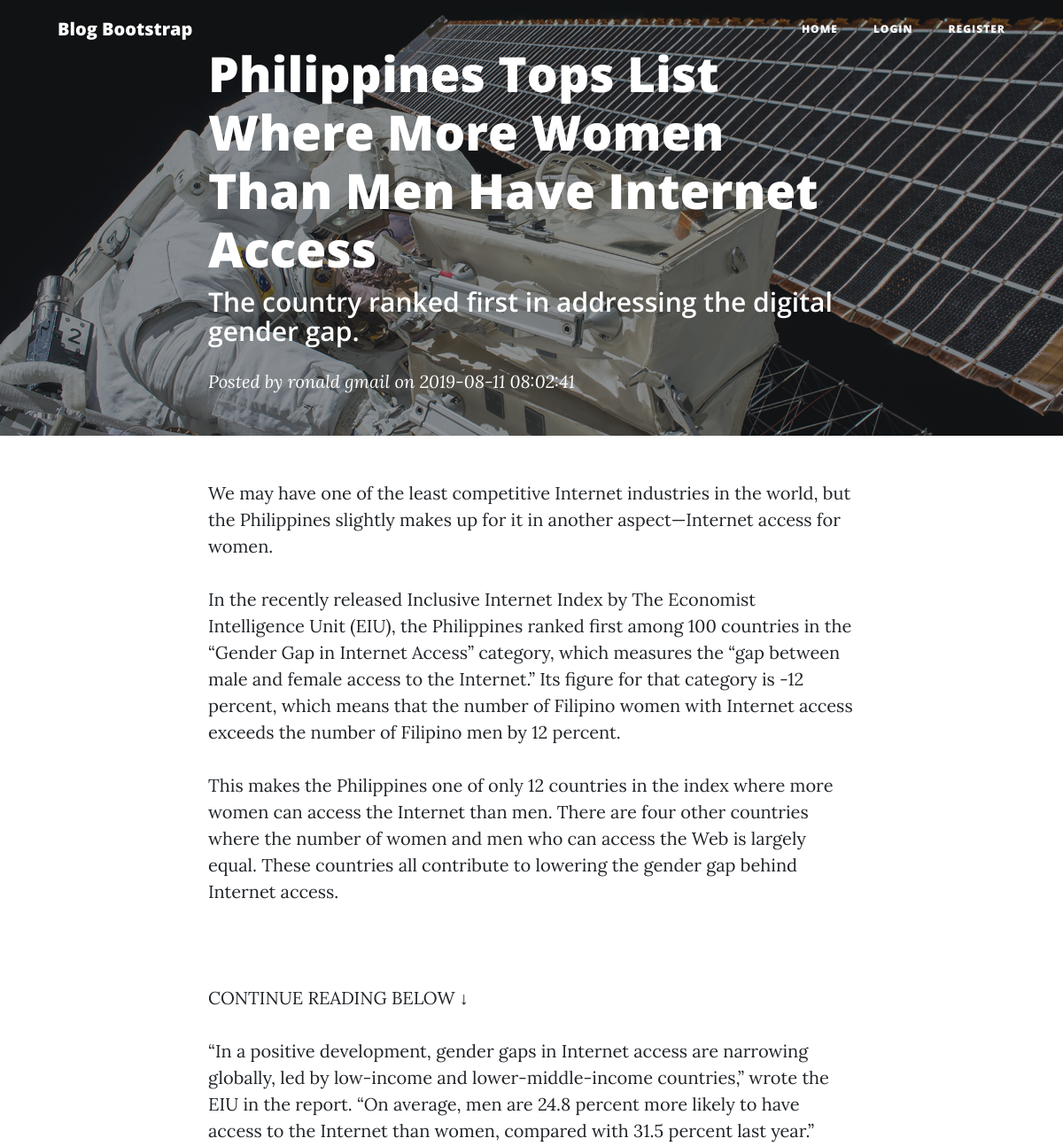
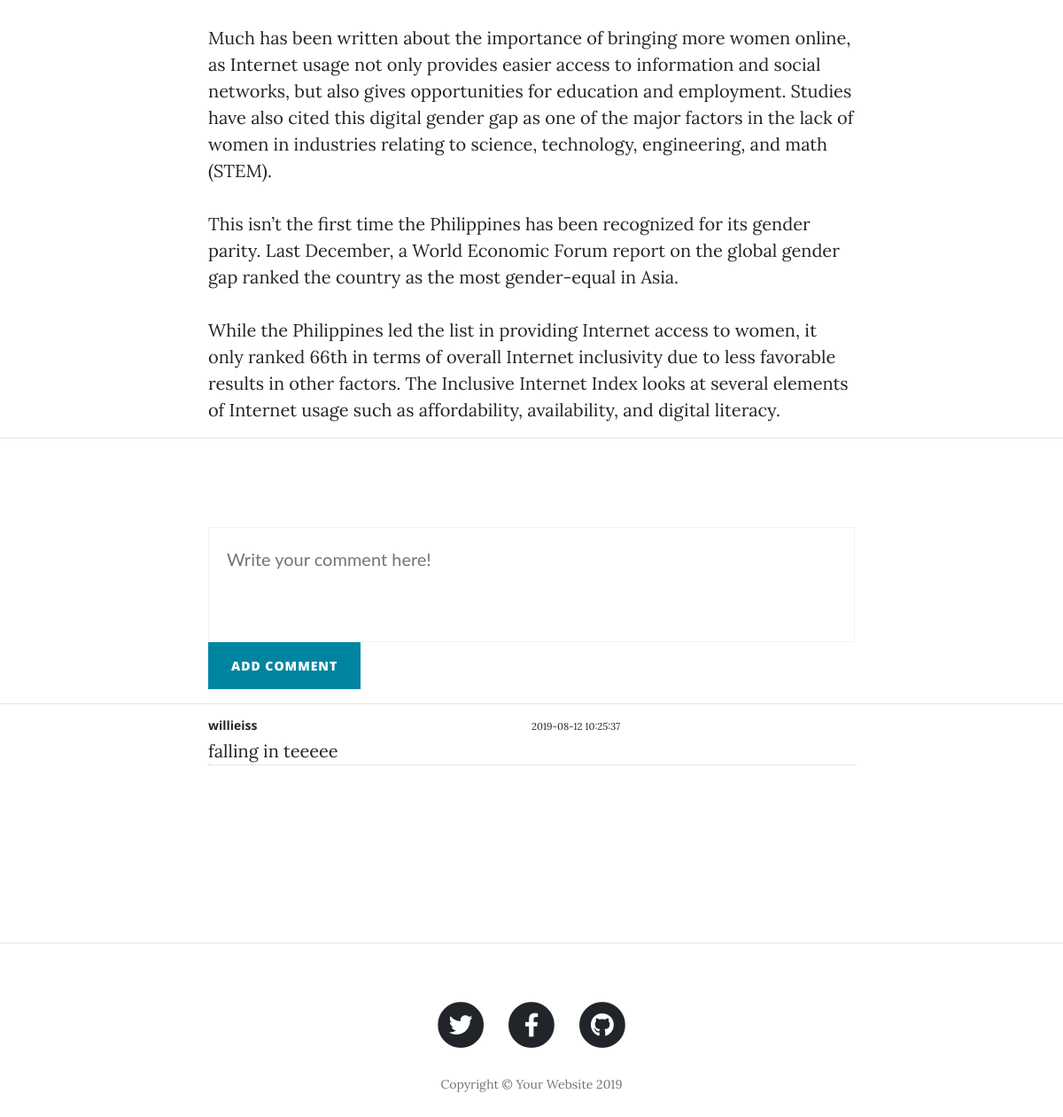
Page /article.php?id=2 on the committed database (2 pictures, top to bottom).
### tables this page shows
CREATE TABLE `posts` (
  `id` int(10) UNSIGNED NOT NULL,
  `title` varchar(255) DEFAULT NULL,
  `small_desc` text NOT NULL,
  `content` longtext NOT NULL,
  `author` varchar(255) NOT NULL,
  `date` timestamp NOT NULL DEFAULT CURRENT_TIMESTAMP
);

CREATE TABLE `users` (
  `id` int(10) UNSIGNED NOT NULL,
  `email` varchar(250) NOT NULL,
  `username` varchar(255) NOT NULL,
  `password` char(255) NOT NULL
);

CREATE TABLE `comment` (
  `id` int(11) NOT NULL,
  `user_id` int(11) NOT NULL,
  `blog_id` int(11) NOT NULL,
  `content` text NOT NULL,
  `date` timestamp NOT NULL DEFAULT CURRENT_TIMESTAMP
);

### app/services/Post.php (called while the page is built, shortened)
<?php
class Post extends Database {
	protected $db_connection;
    public function __construct() {
        $this->db_connection = $this->db_connect();
    }
    public function getById($id) {
        $query = $this->db_connection->prepare('
            SELECT posts.*, users.username FROM posts
            LEFT JOIN users ON posts.author = users.id  WHERE posts.id = :postId LIMIT 1');
        $query->bindParam(':postId', $id, \PDO::PARAM_INT);
        $query->execute();
        return $query->fetch(\PDO::FETCH_OBJ);
    }
}

### app/config/Database.php (called while the page is built, shortened)
<?php
class Database extends \PDO{
    protected $db = 'blog_db';
    protected $host = 'localhost';
    protected $user = 'root';
    protected $pw = '';
	public function db_connect()
	{
		$dsn = 'mysql:host=' . $this->host . ';dbname=' . $this->db;
		try {
			$pdo = new \PDO($dsn, $this->user, $this->pw);
			$pdo->setAttribute(\PDO::ATTR_ERRMODE, \PDO::ERRMODE_EXCEPTION);
			return $pdo;
		}
		catch(PDOException $e) {
			echo 'Connection failed: ' . $e->getMessage();
		}
	}
}

### app/services/Comments.php (called while the page is built, shortened)
<?php
class Comments extends Database {
	protected $db_connection;
    public function __construct() {
        $this->db_connection = $this->db_connect();
    }
    public function getByBlogId($id) {
        $query = $this->db_connection->prepare('
            SELECT comment.*, posts.id as bid, users.username FROM  comment
            LEFT JOIN posts ON posts.id = comment.blog_id
            LEFT JOIN users ON users.id = comment.user_id
            WHERE comment.blog_id = :postId
            ORDER BY posts.date DESC');
        $query->bindParam(':postId', $id, \PDO::PARAM_INT);
        $query->execute();
        return $query->fetchAll(\PDO::FETCH_OBJ);
    }
}

### article.php (the view, shortened to what this page needs)
<?php
$postModel = new Post;
$commentsData = new Comments;
$posts = $postModel->getById($_GET['id']);
$comments = $commentsData->getByBlogId($_GET['id']);
include('header.php');
include('nav.php');
?>
  <header class="masthead" style="background-image: url('assets/img/post-bg.jpg')">
    <div class="overlay"></div>
    <div class="container">
      <div class="row">
        <div class="col-lg-8 col-md-10 mx-auto">
          <div class="post-heading">
            <h1><?php echo $posts->title ?></h1>
            <h2 class="subheading"><?php echo $posts->small_desc ?></h2>
            <span class="meta">Posted by
              <a href="#"><?php echo $posts->username ?></a>
              on <?php echo $posts->date ?></span>
          </div>
        </div>
      </div>
    </div>
  </header>
  <article>
    <div class="container">
      <div class="row">
        <div class="col-lg-8 col-md-10 mx-auto">
          <?php echo nl2br(html_entity_decode($posts->content)) ?>
        </div>
      </div>
    </div>
  </article>
  <hr>
  <div class="container pb-cmnt-container">
    <div class="row">
        <div class="col-lg-8 col-md-10 mx-auto">
            <div class="panel panel-info">
                <div class="panel-body">
                    <form class="form-inline" action='<?php echo $_SERVER['REQUEST_URI'] ?>' method="POST">
                    <textarea placeholder="Write your comment here!" name="content" class="pb-cmnt-textarea"></textarea>
                        <button class="btn btn-primary pull-right" type="submit">Add Comment</button>
                    </form>
                </div>
            </div>
        </div>
    </div>
  </div>
  <hr>
<div class="container" style="margin-bottom: 200px;">
    <div class="row">
        <div class="col-lg-8 col-md-10 mx-auto">
           <div class="comments-list">
              <?php
              foreach ($comments as $key => $c) { ?>
                <div class="media">
                    <div class="media-body">
                      <h4 class="media-heading user_name"><?php echo $c->username ?></h4>
                      <?php echo $c->content ?>
                    </div>
                    <p class="pull-right"><small><?php echo $c->date ?></small></p>
                </div>
              <?php
              }
              ?>
           </div>
        </div>
    </div>
</div>
<?php
include('footer.php');

### assets/css/clean-blog.css (style rules this page uses)
body { font-size: 20px; color: #212529; font-family: 'Lora', 'Times New Roman', serif; }
p { line-height: 1.5; margin: 30px 0; }
h1, h2, h3, h4, h5, h6 { font-weight: 800; font-family: 'Open Sans', 'Helvetica Neue', Helvetica, Arial, sans-serif; }
a { color: #212529; -webkit-transition: all 0.2s; transition: all 0.2s; }
header.masthead { margin-bottom: 50px; background: no-repeat center center; background-color: #868e96; background-attachment: scroll; position: relative; background-size: cover; }
header.masthead .overlay { position: absolute; top: 0; left: 0; height: 100%; width: 100%; background-color: #212529; opacity: 0.5; }
header.masthead .page-heading, header.masthead .post-heading, header.masthead .site-heading { padding: 50px 0 150px; color: white; }
@media only screen and (min-width: 768px) { header.masthead .page-heading, header.masthead .post-heading, header.masthead .site-heading { padding: 50px 0; } }
header.masthead .post-heading h1 { font-size: 35px; }
header.masthead .post-heading .meta, header.masthead .post-heading .subheading { line-height: 1.1; display: block; }
header.masthead .post-heading .subheading { font-size: 24px; font-weight: 600; margin: 10px 0 30px; font-family: 'Open Sans', 'Helvetica Neue', Helvetica, Arial, sans-serif; }
header.masthead .post-heading .meta { font-size: 20px; font-weight: 300; font-style: italic; font-family: 'Lora', 'Times New Roman', serif; }
header.masthead .post-heading .meta a { color: #fff; }
@media only screen and (min-width: 768px) { header.masthead .post-heading h1 { font-size: 55px; } }
@media only screen and (min-width: 768px) { header.masthead .post-heading .subheading { font-size: 30px; } }
.btn { font-size: 14px; font-weight: 800; padding: 15px 25px; letter-spacing: 1px; text-transform: uppercase; border-radius: 0; font-family: 'Open Sans', 'Helvetica Neue', Helvetica, Arial, sans-serif; }
.btn-primary { background-color: #0085A1; border-color: #0085A1; }

### article.php (style rules this page uses)
.pb-cmnt-container { font-family: Lato; margin-top: 100px; }
.pb-cmnt-textarea { resize: none; padding: 20px; height: 130px; width: 100%; border: 1px solid #F2F2F2; }
.user_name { font-size:14px; font-weight: bold; }
.comments-list .media { border-bottom: 1px dotted #ccc; }
.pull-right { float: right!important; }
.media >.pull-right { margin-left: 10px; flex: 1; margin: 5px 0; line-height: 0.5; font-size: 14px; }
.media:first-child { margin-top: 0; }
.media-heading { margin: 0 0 5px; }
.media, .media .media { margin-top: 15px; }
.media, .media-body { overflow: hidden; zoom: 1; }

### rows in the picture
posts: title "Philippines Tops List Where More Women Than Men Have Internet Access", small_desc "The country ranked first in addressing the digital gender gap.", users.username "ronald gmail", date "2019-08-11 08:02:41", content "We may have one of the least competitive Internet industries in the world, but the Philippines slightly makes up for it in another aspect—Internet access for women. In the recently released Inclusive Internet Index by The Economist Intelligence Unit (EIU), the Philippines ranked first among 100 countries in the “Gender Gap in Internet Access” category, which measures the “gap between male and female access to the Internet.” Its figure for that category is -12 percent, which means that the number of Filipino women with Internet access exceeds the number of Filipino men by 12 percent. This makes the Philippines one of only 12 countries in the index where more women can access the Internet…"
comment: user.username "willieiss", content "falling in teeeee", date "2019-08-12 10:25:37"
